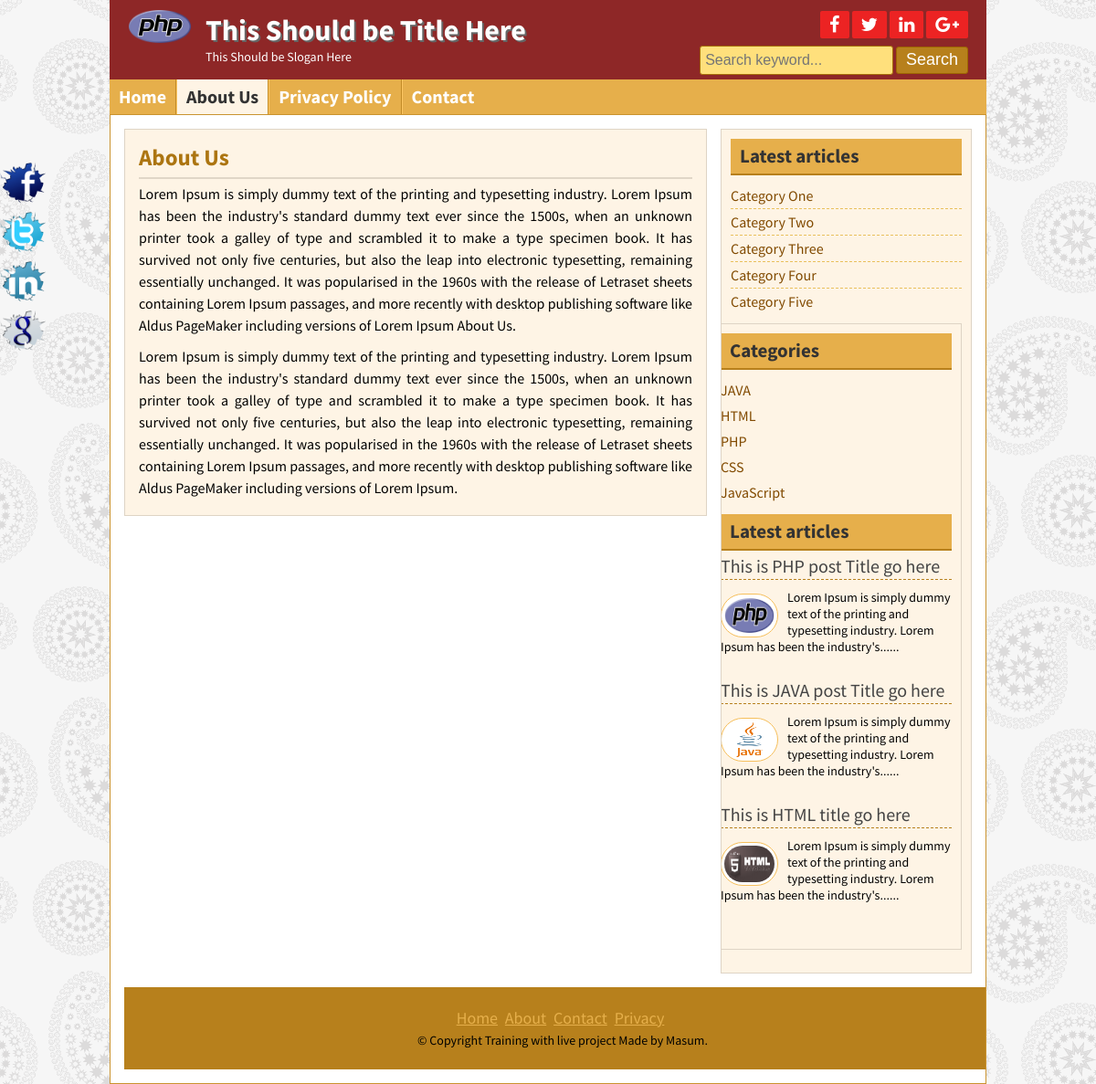
Page /page.php?pageid=1 on the committed database.
### tables this page shows
CREATE TABLE `title_slogan` (
  `id` int(11) NOT NULL,
  `title` varchar(255) NOT NULL,
  `slogan` varchar(255) NOT NULL,
  `logo` varchar(255) NOT NULL
);

CREATE TABLE `tbl_social` (
  `id` int(11) NOT NULL,
  `fb` varchar(255) NOT NULL,
  `tw` varchar(255) NOT NULL,
  `ln` varchar(255) NOT NULL,
  `gp` varchar(255) NOT NULL
);

CREATE TABLE `tbl_page` (
  `id` int(11) NOT NULL,
  `name` varchar(255) NOT NULL,
  `body` text NOT NULL
);

CREATE TABLE `tbl_category` (
  `id` int(11) NOT NULL,
  `name` varchar(255) NOT NULL
);

CREATE TABLE `db_post` (
  `id` int(50) NOT NULL,
  `cat` int(11) NOT NULL,
  `title` varchar(255) NOT NULL,
  `body` text NOT NULL,
  `image` varchar(255) NOT NULL,
  `author` varchar(50) NOT NULL,
  `tags` varchar(255) NOT NULL,
  `date` timestamp NOT NULL DEFAULT current_timestamp(),
  `userid` int(11) NOT NULL
);

CREATE TABLE `copy_right` (
  `id` int(11) NOT NULL,
  `copy` varchar(255) NOT NULL
);

### lib/Database.php (called while the page is built, shortened)
<?php
Class Database{
	public $host   = DB_HOST;
	public $user   = DB_USER;
	public $pass   = DB_PASS;
	public $dbname = DB_NAME;
	public $link;
	private function connectDB(){
	$this->link = new mysqli($this->host, $this->user, $this->pass, $this->dbname);
 }
	public function select($query){
		$result = $this->link->query($query) or die($this->link->error.__LINE__);
		if($result->num_rows > 0){
			return $result;
		} else {
			return false;
		}
	}
}

### helpers/Format.php (called while the page is built, shortened)
<?php
class Format{
	public function  textShorten($text, $limit = 400){
		$text = $text. " ";
		$text = substr($text, 0, $limit);
		$text = substr($text, 0, strrpos($text, ' '));
		$text = $text."......";
		return $text;
	}
}
?>

### page.php (the view)
<?php include"inc/header.php"?>
<?php
if (!isset($_GET['pageid']) || $_GET['pageid'] == NULL) {
  echo "<script>window.location = 'postlist.php';</script>";
}else{
  $id = $_GET['pageid'];
}
?>
	<div class="contentsection contemplete clear">
		<div class="maincontent clear">
			<div class="about">
			<?php
				$query = "SELECT * FROM tbl_page WHERE id='$id'";
				$page = $db->select($query);
				if ($page) {
	    			while ($result = $page->fetch_assoc()) {
			?>
				<h2><?php echo $result['name'];?></h2>
				<?php echo $result['body'];?>
			<?php } }?>
	</div>
		</div>
		<div class="sidebar clear">
			<div class="samesidebar clear">
				<h2>Latest articles</h2>
					<ul>
						<li><a href="#">Category One</a></li>
						<li><a href="#">Category Two</a></li>
						<li><a href="#">Category Three</a></li>
						<li><a href="#">Category Four</a></li>
						<li><a href="#">Category Five</a></li>
					</ul>
			</div>
<?php include"inc/sidebar.php"?>
<?php include"inc/footer.php"?>

### inc/header.php (shortened to what this page needs)
<?php include"lib/Database.php";?>
<?php include"helpers/Format.php";?>
<?php
$db = new Database();
$fm = new Format();
?>
<!DOCTYPE html>
<html>
<head>
	<?php include"scripts/css.php";?>
</head>
<body>
	<div class="headersection templete clear">
			<div class="logo">
				<?php
				$query = "SELECT * FROM title_slogan WHERE id = '1'";
    			$blog_title = $db->select($query);
    			if ($blog_title) {
        			while ($result = $blog_title->fetch_assoc()) {
				?>
				<a href="index.php"><img src="admin/<?php echo $result['logo'];?>" alt="Logo"/>
				<a href="index.php" style="text-decoration: none;"><h2><?php echo $result['title'];?></h2></a>
				<a href="index.php" style="text-decoration: none;"><p><?php echo $result['slogan'];?></p></a>
				<?php } }?>
			</div>
		<div class="social clear">
			<div class="icon clear">
				<?php
				$query = "SELECT * FROM tbl_social WHERE id = '1'";
    			$blog_social = $db->select($query);
    			if ($blog_social) {
        			while ($result = $blog_social->fetch_assoc()) {
				?>
				<a href="<?php echo $result['fb'];?>" target="_blank"><i class="fa fa-facebook"></i></a>
				<a href="<?php echo $result['tw'];?>" target="_blank"><i class="fa fa-twitter"></i></a>
				<a href="<?php echo $result['ln'];?>" target="_blank"><i class="fa fa-linkedin"></i></a>
				<a href="<?php echo $result['gp'];?>" target="_blank"><i class="fa fa-google-plus"></i></a>
			<?php } }?>
			</div>
			<div class="searchbtn clear">
			<form action="search.php" method="get">
				<input type="text" name="search" placeholder="Search keyword..."/>
				<input type="submit" name="submit" value="Search"/>
			</form>
			</div>
		</div>
	</div>
<div class="navsection templete">
	<?php
	$path = $_SERVER['SCRIPT_FILENAME'];
	$currentpage = basename($path, '.php');
	?>
	<ul>
		<li><a <?php if ($currentpage == 'index') {echo 'id="active"';}?> href="index.php">Home</a></li>
		<?php
			$query = "SELECT * FROM tbl_page";
			$page = $db->select($query);
			if ($page) {
    			while ($result = $page->fetch_assoc()) {
		?>
		<li><a
			<?php
			if (isset($_GET['pageid']) && $_GET['pageid'] == $result['id']) {
				echo 'id="active"';
			}
			?>
			href="page.php?pageid=<?php echo $result['id'];?>"><?php echo $result['name'];?></a></li>
		<?php } }?>
		<li><a <?php if ($currentpage == 'contact') {echo 'id="active"';}?> href="contact.php">Contact</a></li>
	</ul>
</div>

### inc/sidebar.php
    <div class="sidebar clear">
        <div class="samesidebar clear">
            <h2>Categories</h2>
            <?php
                $query = "SELECT * from tbl_category";
                $category  = $db->select($query);
                if ($category) {
                    while ($result = $category->fetch_assoc()) {
                ?>
                <ul>
                    <li><a href="posts.php?category=<?php  echo $result['id']; ?>"><?php echo $result['name']?></a></li>
                </ul>
            <?php } } else{ echo "No Category Cretaed !!";}?>
        </div>
        <div class="samesidebar clear">
            <h2>Latest articles</h2>
                   <?php
                        $query = "SELECT * from db_post limit 3";
                        $latestpost  = $db->select($query);
                        if ($latestpost) {
                            while ($result = $latestpost->fetch_assoc()) {
                    ?>
                <div class="popular clear">
                    <h3><a href="post.php?id=<?php  echo $result['id']; ?>"><?php echo $result['title'];?></a></h3>
                    <a href="post.php?id=<?php  echo $result['id']; ?>">
                        <img src="admin/<?php echo $result['image'];?>" alt="post image"/>
                    </a>
                    <?php echo $fm->textShorten($result['body'], 120);?>
                </div>
                <?php } } else{ echo "No Post Cretaed !!";}?>
        </div>
    </div>
</div>

### inc/footer.php (shortened to what this page needs)
<div class="footersection templete clear">
	  <div class="footermenu clear">
		<ul>
			<li><a href="#">Home</a></li>
			<li><a href="#">About</a></li>
			<li><a href="#">Contact</a></li>
			<li><a href="#">Privacy</a></li>
		</ul>
	  </div>
	    <?php
				$query = "SELECT * FROM copy_right WHERE id = '1'";
    			$copyright = $db->select($query);
    			if ($copyright) {
        			while ($result = $copyright->fetch_assoc()) {
		?>
	  <p>&copy; <?php echo $result['copy'];?></p>
	<?php } }?>
	</div>
	<div class="fixedicon clear">
		<?php
			$query = "SELECT * FROM tbl_social WHERE id = '1'";
			$blog_social = $db->select($query);
			if ($blog_social) {
    			while ($result = $blog_social->fetch_assoc()) {
		?>
		<a href="<?php echo $result['fb'];?>"><img src="images/fb.png" alt="Facebook"/></a>
		<a href="<?php echo $result['tw'];?>"><img src="images/tw.png" alt="Twitter"/></a>
		<a href="<?php echo $result['ln'];?>"><img src="images/in.png" alt="LinkedIn"/></a>
		<a href="<?php echo $result['gp'];?>"><img src="images/gl.png" alt="GooglePlus"/></a>
	<?php } }?>
	</div>
</body>
</html>

### style.css (style rules this page uses)
* { margin:0;padding:0;outline:0 }
body { font-family: 'Source Sans Pro', sans-serif;font-size:14px;line-height:18px;color:#000;background:url(images/bg.png)repeat fixed 0 0 #fff; }
.templete { width:960px;margin:0 auto; }
.contemplete { margin: 0 auto; width: 928px; }
.clear { overflow:hidden; }
input[type="text"], input[type="email"] { border: 1px solid #cfc5b6; border-radius: 3px; margin-bottom: 5px; padding: 5px; width: 300px; }
input[type="submit"] { background: #b7801c none repeat scroll 0 0; border: 1px solid #e6af4b; color: #fff; cursor: pointer; font-size: 20px; padding: 1px 10px; }
.headersection { background: #ca932f none repeat scroll 0 0; color: #fff; }
.logo { float: left; width: 580px; }
.logo img { float: left; margin-right: 15px; padding-bottom: 10px; padding-left: 20px; padding-top: 10px; width: 70px; }
.logo h2 { color: #fff; font-size: 32px; margin-bottom: 11px; margin-top: 24px; text-shadow: 2px 2px 0 #666; }
.logo p { color:#fff; }
.social { float: right; margin-right: 20px; margin-top: 12px; text-align: right; width: 360px; }
.icon { float: right; }
.icon a { background: #a56e0a none repeat scroll 0 0; border-radius: 2px; color: #fff; display: block; float: left; font-size: 20px; margin-left: 3px; padding: 5px 10px; }
.searchbtn { float: right; margin-top: 8px; }
.searchbtn input[type="text"] { border: 1px solid #A56E0A; width: 200px; background: #FFE07C; font-size: 16px; height: 20px; }
.searchbtn input[type="submit"] { border: 1px solid #9d6602; border-radius: 3px; font-size: 18px; height: 30px; padding-left: 10px; padding-right: 10px; padding-top: 0; cursor: pointer; }
.navsection { background: none repeat scroll 0 0 #e6af4b; min-height: 38px; }
.navsection ul { margin:0;padding:0;list-style:none; }
.navsection ul li { border-left: 1px solid #fdc662; border-right: 1px solid #c18a26; display: block; float: left; position:relative; }
.navsection ul li:first-child { border-left: 0px solid #fdc662; }
.navsection ul li:last-child { border-right: 0px solid #c18a26; }
.navsection ul li a { color: #fff; display: block; font-size: 20px; font-weight: bold; padding: 10px; text-decoration: none; }
.navsection ul li a:hover, #active { background:#FEF4E5;color:#333; }
.contentsection { background: #ffffff none repeat scroll 0 0; border: 1px solid #ca932f; padding: 15px; }
.maincontent { background: #fef4e5 none repeat scroll 0 0; border: 1px solid #ded4c5; float: left; margin: 0 15px 15px 0; padding: 8px 15px; width: 606px; }
.about { font-size: 16px; line-height: 24px; text-align: justify; }
.about p { font-size: 16px; line-height: 24px; margin-bottom: 10px; text-align: justify; }
.samepost h2, .about h2 { border-bottom: 2px solid #e0d6c7; color: #ac7511; font-size: 25px; margin-bottom: 4px; padding: 10px 10px 10px 0; }
.sidebar { background: #fef4e5 none repeat scroll 0 0; border: 1px solid #ded4c5; float: right; margin-bottom: 15px; margin-top: 0; padding: 10px; width: 253px; }
.samesidebar { margin-bottom: 10px; }
.samesidebar h2 { background: #e6af4b none repeat scroll 0 0; border-bottom: 2px solid #b7801c; color: #333; margin-bottom: 8px; padding: 10px; }
.samesidebar ul { padding:0;margin:0;list-style:none; }
.samesidebar ul li { border-bottom: 1px dashed #e9c05c; font-size: 16px; padding: 5px 8px 5px 0; }
.samesidebar ul li:last-child { border-bottom: 0px dashed #e9c05c; }
.samesidebar ul li a { color: #814a00; text-decoration: none; }
.samesidebar p { margin-bottom: 10px; }
.popular { margin-bottom: 20px; }
.popular h3 { border-bottom: 1px dashed #b7801c; font-size: 20px; font-weight: normal; margin-bottom: 10px; padding-bottom: 5px; }
.popular h3 a { text-decoration:none;color:#444 }
.popular img { background: #fff none repeat scroll 0 0; border: 1px solid #f6bf5b; border-radius: 30px; float: left; height: 40px; margin-right: 10px; margin-top: 5px; padding: 3px; width: 55px; }
.footersection { height:90px;background:#B7801C;text-align:center }
.footermenu { margin-top: 25px; margin-bottom: 5px; }
.footermenu ul { padding:0;margin:0;list-style:none;text-align:center; }
.footermenu ul li { display:inline-block; }
.footermenu ul li a { color: #E6AF4B; font-size: 18px; margin-right: 5px; }
.fixedicon { left: 0; position: fixed; top: 175px; width: 60px; }
.fixedicon img { width: 50px; }

### theme/red.css (style rules this page uses)
.headersection { background: #8E2727 none repeat scroll 0 0; }
.icon a { background: #ec2323 none repeat scroll 0 0; }

### rows in the picture
title_slogan: logo (picture), title "This Should be Title Here", slogan "This Should be Slogan Here"
tbl_page: name "About Us", body "Lorem Ipsum is simply dummy text of the printing and typesetting industry. Lorem Ipsum has been the industry's standard dummy text ever since the 1500s, when an unknown printer took a galley of type and scrambled it to make a type specimen book. It has survived not only five centuries, but also the leap into electronic typesetting, remaining essentially unchanged. It was popularised in the 1960s with the release of Letraset sheets containing Lorem Ipsum passages, and more recently with desktop publishing software like Aldus PageMaker including versions of Lorem Ipsum About Us. Lorem Ipsum is simply dummy text of the printing and typesetting industry. Lorem Ipsum has been the industry's…"
tbl_page: name "Privacy Policy"
tbl_category: name "JAVA"
tbl_category: name "HTML"
tbl_category: name "PHP"
tbl_category: name "CSS"
tbl_category: name "JavaScript"
db_post: title "This is PHP post Title go here", image (picture), body "Lorem Ipsum is simply dummy text of the printing and typesetting industry. Lorem Ipsum has been the industry's......"
db_post: title "This is JAVA post Title go here", image (picture), body "Lorem Ipsum is simply dummy text of the printing and typesetting industry. Lorem Ipsum has been the industry's......"
db_post: title "This is HTML title go here", image (picture), body "Lorem Ipsum is simply dummy text of the printing and typesetting industry. Lorem Ipsum has been the industry's......"
copy_right: copy "Copyright Training with live project Made by Masum."
